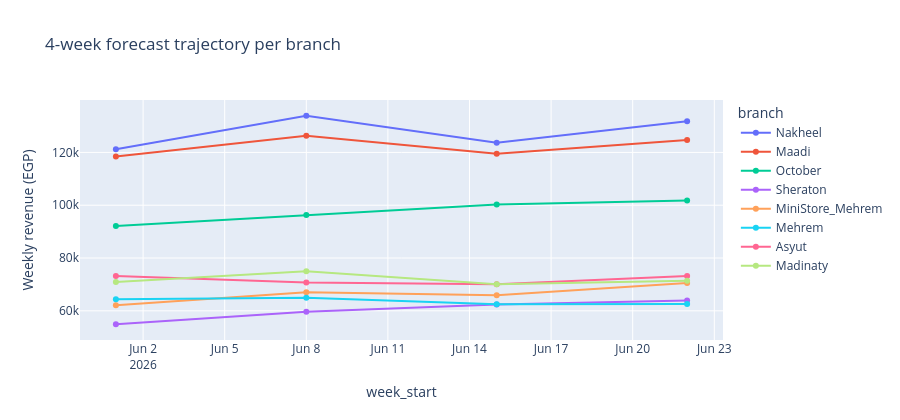

Notebook code for this chart:
### Code cell
fig = px.line(
    next4_df, x="week_start", y="forecast_EGP", color="branch",
    markers=True,
    title="4-week forecast trajectory per branch",
)
fig.update_layout(height=420, yaxis_title="Weekly revenue (EGP)")
fig.show()

### Figure 1 — Plotly figure (JSON) as saved in the notebook; plotly's stock layout.template omitted (floating-point values rounded to 4 significant figures)
{"data": [{"hovertemplate": "branch=Nakheel<br>week_start=%{x}<br>forecast_EGP=%{y}<extra></extra>", "legendgroup": "Nakheel", "line": {"color": "#636efa", "dash": "solid"}, "marker": {"symbol": "circle"}, "mode": "lines+markers", "name": "Nakheel", "orientation": "v", "showlegend": true, "type": "scatter", "x": ["2026-06-01T00:00:00", "2026-06-08T00:00:00", "2026-06-15T00:00:00", "2026-06-22T00:00:00"], "xaxis": "x", "y": [121200.0, 133900.0, 123700.0, 131800.0], "yaxis": "y"}, {"hovertemplate": "branch=Maadi<br>week_start=%{x}<br>forecast_EGP=%{y}<extra></extra>", "legendgroup": "Maadi", "line": {"color": "#EF553B", "dash": "solid"}, "marker": {"symbol": "circle"}, "mode": "lines+markers", "name": "Maadi", "orientation": "v", "showlegend": true, "type": "scatter", "x": ["2026-06-01T00:00:00", "2026-06-08T00:00:00", "2026-06-15T00:00:00", "2026-06-22T00:00:00"], "xaxis": "x", "y": [118400.0, 126400.0, 119500.0, 124700.0], "yaxis": "y"}, {"hovertemplate": "branch=October<br>week_start=%{x}<br>forecast_EGP=%{y}<extra></extra>", "legendgroup": "October", "line": {"color": "#00cc96", "dash": "solid"}, "marker": {"symbol": "circle"}, "mode": "lines+markers", "name": "October", "orientation": "v", "showlegend": true, "type": "scatter", "x": ["2026-06-01T00:00:00", "2026-06-08T00:00:00", "2026-06-15T00:00:00", "2026-06-22T00:00:00"], "xaxis": "x", "y": [92130.0, 96270.0, 100300.0, 101800.0], "yaxis": "y"}, {"hovertemplate": "branch=Sheraton<br>week_start=%{x}<br>forecast_EGP=%{y}<extra></extra>", "legendgroup": "Sheraton", "line": {"color": "#ab63fa", "dash": "solid"}, "marker": {"symbol": "circle"}, "mode": "lines+markers", "name": "Sheraton", "orientation": "v", "showlegend": true, "type": "scatter", "x": ["2026-06-01T00:00:00", "2026-06-08T00:00:00", "2026-06-15T00:00:00", "2026-06-22T00:00:00"], "xaxis": "x", "y": [54920.0, 59650.0, 62400.0, 63930.0], "yaxis": "y"}, {"hovertemplate": "branch=MiniStore_Mehrem<br>week_start=%{x}<br>forecast_EGP=%{y}<extra></extra>", "legendgroup": "MiniStore_Mehrem", "line": {"color": "#FFA15A", "dash": "solid"}, "marker": {"symbol": "circle"}, "mode": "lines+markers", "name": "MiniStore_Mehrem", "orientation": "v", "showlegend": true, "type": "scatter", "x": ["2026-06-01T00:00:00", "2026-06-08T00:00:00", "2026-06-15T00:00:00", "2026-06-22T00:00:00"], "xaxis": "x", "y": [62090.0, 67040.0, 65900.0, 70550.0], "yaxis": "y"}, {"hovertemplate": "branch=Mehrem<br>week_start=%{x}<br>forecast_EGP=%{y}<extra></extra>", "legendgroup": "Mehrem", "line": {"color": "#19d3f3", "dash": "solid"}, "marker": {"symbol": "circle"}, "mode": "lines+markers", "name": "Mehrem", "orientation": "v", "showlegend": true, "type": "scatter", "x": ["2026-06-01T00:00:00", "2026-06-08T00:00:00", "2026-06-15T00:00:00", "2026-06-22T00:00:00"], "xaxis": "x", "y": [64340.0, 64940.0, 62520.0, 62570.0], "yaxis": "y"}, {"hovertemplate": "branch=Asyut<br>week_start=%{x}<br>forecast_EGP=%{y}<extra></extra>", "legendgroup": "Asyut", "line": {"color": "#FF6692", "dash": "solid"}, "marker": {"symbol": "circle"}, "mode": "lines+markers", "name": "Asyut", "orientation": "v", "showlegend": true, "type": "scatter", "x": ["2026-06-01T00:00:00", "2026-06-08T00:00:00", "2026-06-15T00:00:00", "2026-06-22T00:00:00"], "xaxis": "x", "y": [73200.0, 70780.0, 70110.0, 73230.0], "yaxis": "y"}, {"hovertemplate": "branch=Madinaty<br>week_start=%{x}<br>forecast_EGP=%{y}<extra></extra>", "legendgroup": "Madinaty", "line": {"color": "#B6E880", "dash": "solid"}, "marker": {"symbol": "circle"}, "mode": "lines+markers", "name": "Madinaty", "orientation": "v", "showlegend": true, "type": "scatter", "x": ["2026-06-01T00:00:00", "2026-06-08T00:00:00", "2026-06-15T00:00:00", "2026-06-22T00:00:00"], "xaxis": "x", "y": [70880.0, 75030.0, 70060.0, 71350.0], "yaxis": "y"}], "layout": {"height": 420, "legend": {"title": {"text": "branch"}, "tracegroupgap": 0}, "title": {"text": "4-week forecast trajectory per branch"}, "xaxis": {"anchor": "y", "domain": [0, 1], "title": {"text": "week_start"}}, "yaxis": {"anchor": "x", "domain": [0, 1], "title": {"text": "Weekly revenue (EGP)"}}}}
